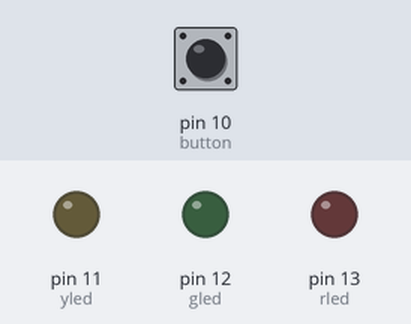
Simulated run of this sketch. Board: Arduino Uno, built with avr-gcc and run on an emulated ATmega328P. Shown: output pins drawn as LEDs (lit = HIGH). Dashed ring = blinking. Inputs (shaded band) come from the test bench; at power-on: pin 10 (button) HIGH.

Above: at 1.2 s.
1.3 s: pin 10 (button) pulsed LOW 5 times (0.12 s each, 0.3 s apart)
At 1.75 s:
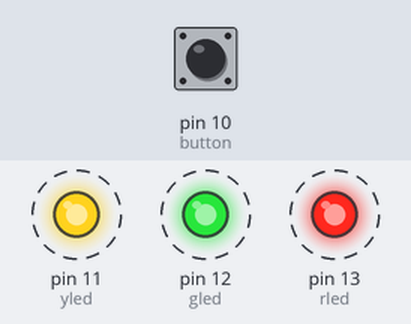
4.3 s: pin 10 (button) pulled LOW for 0.15 s
At 5.5 s:
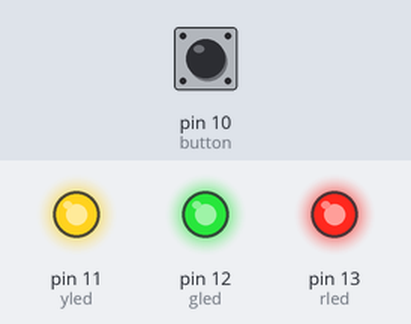
5.9 s: pin 10 (button) pulled LOW for 1 s
At 6.9 s:
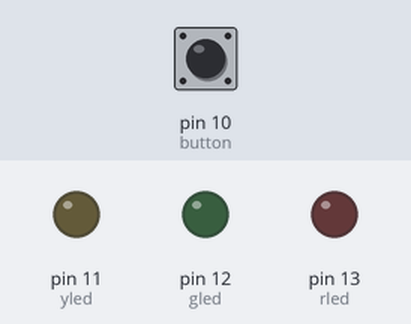
Timing chart, 0 to 8.9 s (numbered marks = the images above; inputs shaded):
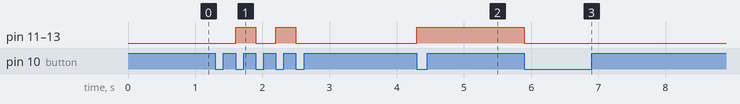

The sketch:

Switchable_LEDs.ino
```cpp
#define rled 13
#define gled 12
#define yled 11
#define button 10

int ledstate = 0;
int cstate;
int lstate;

void setup() {

  pinMode(button, INPUT);
  pinMode(rled, OUTPUT);
  pinMode(gled, OUTPUT);
  pinMode(yled, OUTPUT);

  cstate = digitalRead(button);

}

void loop() {

  lstate = cstate;
  cstate = digitalRead(button);

  if (cstate == LOW && lstate == HIGH) {

    if (ledstate == 1) {
      digitalWrite(rled, HIGH);
      digitalWrite(gled, HIGH);
      digitalWrite(yled, HIGH);
      ledstate = 0;
    }
    else {
      digitalWrite(rled, LOW);
      digitalWrite(gled, LOW);
      digitalWrite(yled, LOW);
      ledstate = 1;
    }
  }
}
```

Measured:
- after the input at 1.3 s, pin 11 (yled), pin 12 (gled), pin 13 (rled): alternates HIGH for 0.30 s and LOW for 0.30 s, 4 changes in all, then stays LOW, starting after 0.30 s
- after the input at 4.3 s, pin 11 (yled), pin 12 (gled), pin 13 (rled): LOW → HIGH at once
- after the input at 5.9 s, pin 11 (yled), pin 12 (gled), pin 13 (rled): HIGH → LOW at once
